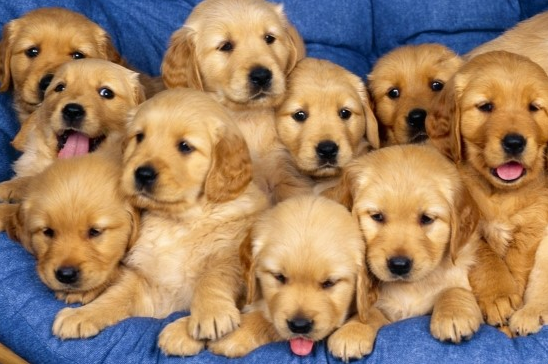
#> input picture 11_CV/2_OpenCV/images/dog.bmp, 548 x 364 px
$ python 3_matplotlib.py
#> lines starting #> are read from the running program, lines starting #| are printed output that depends on the picture
import cv2
import matplotlib.pyplot as plt

img_gray = cv2.imread("./images/dog.bmp", cv2.IMREAD_GRAYSCALE)
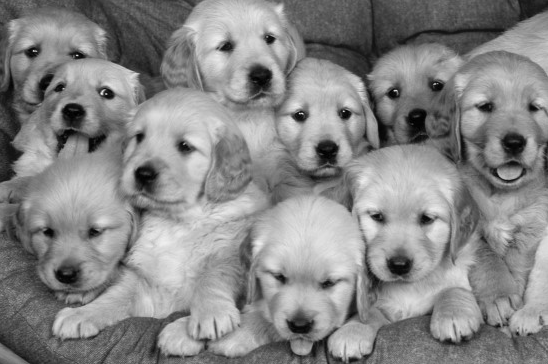
#> img_gray: shape (364, 548); min 0, max 243, mean 134.7
img_color = cv2.imread("./images/dog.bmp", cv2.IMREAD_COLOR)
#> img_color is the input picture: shape (364, 548, 3); mean B, G, R 100.4, 128.9, 159

'''
OpenCV의 RGB 색상 채널 순서: BGR
Matplotlib RGB 색상 채널 순서: RGB
'''

img_color_rbg = cv2.cvtColor(img_color, cv2.COLOR_BGR2RGB)

plt.subplot(1, 2, 1)
plt.axis('off')
plt.title('Grayscale')
plt.imshow(img_gray, cmap='gray')

plt.subplot(1, 2, 2)
plt.axis('off')
plt.title('Color')
plt.imshow(img_color)

plt.tight_layout()
plt.show()
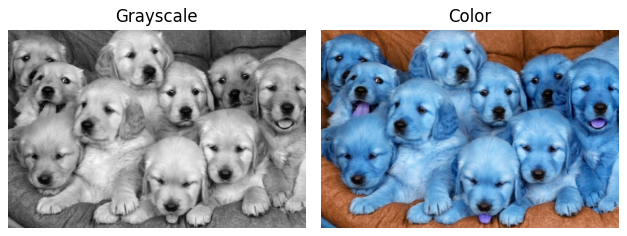
#> figure drawn by matplotlib, 2 panels; B, G, R data is drawn as R, G, B

$ run again, with 11_CV/2_OpenCV/images/field.bmp copied over 11_CV/2_OpenCV/images/dog.bmp
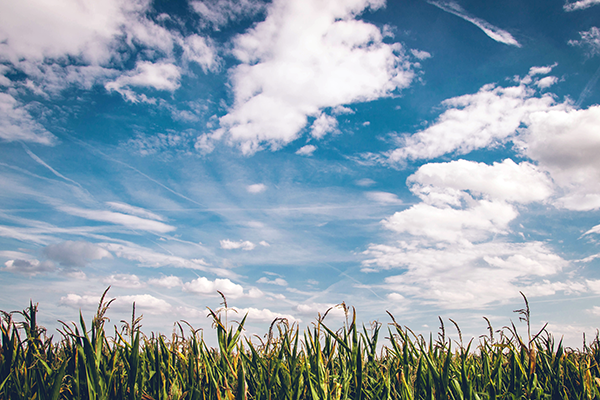
#> input picture 11_CV/2_OpenCV/images/field.bmp, 600 x 400 px
#> `img_gray = cv2.imread("./images/dog.bmp", cv2.IMREAD_GRAYSCALE)`:
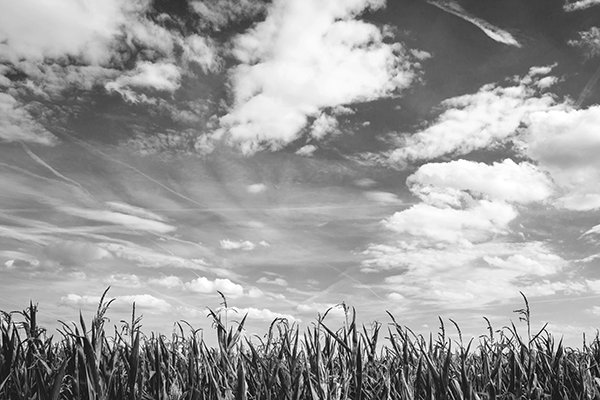
#> img_gray: shape (400, 600); min 0, max 255, mean 156.2
#> img_color is the input picture: shape (400, 600, 3); mean B, G, R 173.2, 160.3, 141.8
#> `plt.show()`:
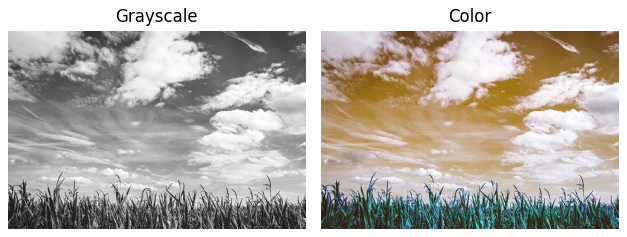
#> figure drawn by matplotlib, 2 panels; B, G, R data is drawn as R, G, B
